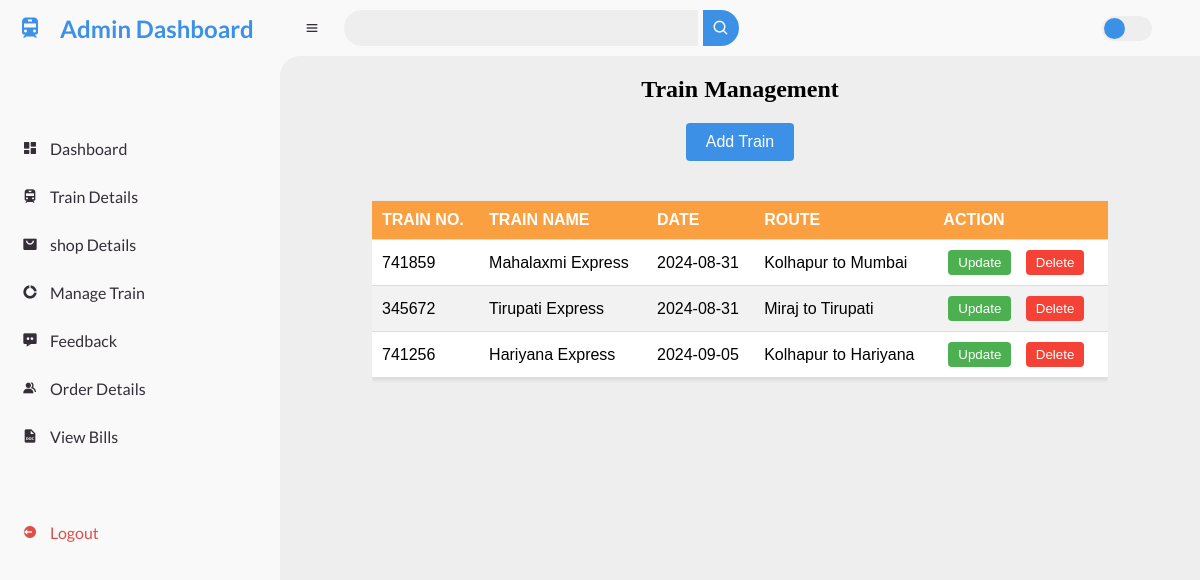
The app's page /manage_train with its own data.
### tables this page shows
CREATE TABLE traininfo(id integer primary key autoincrement, train_no integer(30), name text(30), date text(10), route text(50));

### app.py (the view)
@app.route('/manage_train', methods=['GET'])
def manage_train():
    try:
        con, cur = create_connection()
        sql_query = "SELECT * FROM traininfo"
        cur.execute(sql_query)
        train = cur.fetchall()
        return render_template('manage_train.html', train=train)
    except Exception as e:
        return f"<script>alert('Error: {e}');window.location.href = '/manage_train';</script>"

### app.py (called while the page is built)
def create_connection():
    con = sqlite3.connect('instance/database.db')
    cur = con.cursor()
    return con, cur

### Templates/manage_train.html (shortened to what this page needs)
{% extends 'Admin-Dashboard.html' %}
{% block main %}
<div class="head-title">
    <h1>Train Management</h1>
</div>
<div class="add-button-container mt-3">
    <button class="btn-add" onclick="showPopup('popup-form')">Add Train</button>
</div>
<div class="table-container">
    <table>
        <thead>
            <tr>
                <th>Train No.</th>
                <th>Train Name</th>
                <th>Date</th>
                <th>Route</th>
                <th>Action</th>
            </tr>
        </thead>
        <tbody>
            {% for train in train %}
            <tr>
                <td>{{ train[1] }}</td>
                <td>{{ train[2] }}</td>
                <td>{{ train[3] }}</td>
                <td>{{ train[4] }}</td>
                <td>
                    <button type="button" class="update-btn" onclick="showUpdatePopup('{{ train[0] }}', '{{ train[1] }}', '{{ train[2] }}', '{{ train[3] }}', '{{ train[4] }}')">Update</button>
                    <form action="/delete_train" method="POST" style="display:inline;">
                        <button type="submit" class="delete-btn"
                        onclick="return confirm('Are you sure you want to delete this train?');">Delete</button>
                    </form>
                </td>
            </tr>
            {% endfor %}
        </tbody>
    </table>
</div>
{% endblock main %}

### Templates/admin-dashboard.html (shortened to what this page needs)
<!DOCTYPE html>
<html lang="en">
<head>
    <link href="https://unpkg.com/boxicons@2.0.9/css/boxicons.min.css" rel="stylesheet">
    <link rel="stylesheet" href="{{ url_for('static', filename='css/admin-dash.css') }}">
    <link rel="stylesheet" href="{{ url_for('static', filename='css/trainDetail.css') }}">
    <link rel="stylesheet" href="{{ url_for('static', filename='css/manage_train.css') }}">
    <link rel="stylesheet" href="{{ url_for('static', filename='css/shop_details.css') }}">
    <link rel="stylesheet" href="{{ url_for('static', filename='css/feedback.css') }}">
    <link rel="stylesheet" href="{{ url_for('static', filename='css/adm-order_details.css') }}">
    <link rel="stylesheet" href="{{ url_for('static', filename='css/adm-viewbills.css') }}">
</head>
<body>
    <section id="sidebar">
        <a href="#" class="brand">
            <i class='bx bxs-train'></i>
            <span class="text">Admin Dashboard</span>
        </a>
        <ul class="side-menu top">
            <li>
                 <a href="/admindash">
                    <i class='bx bxs-dashboard'></i>
                    <span class="text">Dashboard</span>
                </a>
            </li>
            <li>
                <a href="/train_details">
                    <i class='bx bxs-train'></i>
                    <span class="text">Train Details</span>
                </a>
            </li>
             <li>
                <a href="/shopdetails">
                    <i class='bx bxs-shopping-bag-alt'></i>
                    <span class="text">shop Details</span>
                </a>
            </li>
            <li>
                <a href="/manage_train">
                    <i class='bx bxs-doughnut-chart'></i>
                    <span class="text">Manage Train</span>
                </a>
            </li>
            <li>
                <a href="/adminfeedback">
                    <i class='bx bxs-message-dots'></i>
                    <span class="text">Feedback</span>
                </a>
            </li>
            <li>
                <a href="/orderdetails">
                    <i class='bx bxs-group'></i>
                    <span class="text">Order Details</span>
                </a>
            </li>
            <li>
                <a href="/viewbills">
                    <i class='bx bxs-file-doc'></i>
                    <span class="text">View Bills</span>
                </a>
            </li>
        </ul>
        <ul class="side-menu">
            <li>
                <a href="/logout" class="logout">
                    <i class='bx bxs-log-out-circle'></i>
                    <span class="text">Logout</span>
                </a>
            </li>
        </ul>
    </section>
    <section id="content">
        <nav>
            <i class='bx bx-menu'></i>
            <form action="#">
                <div class="form-input">
                    <input type="search">
                    <button><i class='bx bx-search'></i></button>
                </div>
            </form>
            <label for="switch-mode" class="switch-mode"></label>
        </nav>
        {% block main %}
        {% endblock main %}
    </section>
</body>
</html>

### static/css/admin-dash.css (style rules this page uses)
* { margin: 0; padding: 0; box-sizing: border-box; }
a { text-decoration: none; }
li { list-style: none; }
:root { --poppins: 'Poppins', sans-serif; --lato: 'Lato', sans-serif; --light: #F9F9F9; --blue: #3C91E6; --light-blue: #CFE8FF; --grey: #eee; --dark-grey: #AAAAAA; --dark: #342E37; --red: #DB504A; --yellow: #FFCE26; --light-yellow: #FFF2C6; --orange: #FD7238; --light-orange: #FFE0D3; }
html { overflow-x: hidden; }
body { background: var(--grey); overflow-x: hidden; }
#sidebar { position: fixed; top: 0; left: 0; width: 280px; height: 100%; background: var(--light); z-index: 2000; font-family: var(--lato); transition: .3s ease; overflow-x: hidden; scrollbar-width: none; }
#sidebar .brand { font-size: 24px; font-weight: 700; height: 56px; display: flex; align-items: center; color: var(--blue); position: sticky; top: 0; left: 0; background: var(--light); z-index: 500; padding-bottom: 20px; box-sizing: content-box; }
#sidebar .brand .bx { min-width: 60px; display: flex; justify-content: center; }
#sidebar .side-menu { width: 100%; margin-top: 48px; }
#sidebar .side-menu li { height: 48px; background: transparent; margin-left: 6px; border-radius: 48px 0 0 48px; padding: 4px; }
#sidebar .side-menu li a { width: 100%; height: 100%; background: var(--light); display: flex; align-items: center; border-radius: 48px; font-size: 16px; color: var(--dark); white-space: nowrap; overflow-x: hidden; }
#sidebar .side-menu li a.logout { color: var(--red); }
#sidebar .side-menu li a .bx { min-width: calc(60px - ((4px + 6px) * 2)); display: flex; justify-content: center; }
#content { position: relative; width: calc(100% - 280px); left: 280px; transition: .3s ease; }
#content nav { height: 56px; background: var(--light); padding: 0 24px; display: flex; align-items: center; grid-gap: 24px; font-family: var(--lato); position: sticky; top: 0; left: 0; z-index: 1000; }
#content nav::before { content: ''; position: absolute; width: 40px; height: 40px; bottom: -40px; left: 0; border-radius: 50%; box-shadow: -20px -20px 0 var(--light); }
#content nav .bx.bx-menu { cursor: pointer; color: var(--dark); }
#content nav form { max-width: 400px; width: 100%; margin-right: auto; }
#content nav form .form-input { display: flex; align-items: center; height: 36px; }
#content nav form .form-input input { flex-grow: 1; padding: 0 16px; height: 100%; border: none; background: var(--grey); border-radius: 36px 0 0 36px; outline: none; width: 100%; color: var(--dark); }
#content nav form .form-input button { width: 36px; height: 100%; display: flex; justify-content: center; align-items: center; background: var(--blue); color: var(--light); font-size: 18px; border: none; outline: none; border-radius: 0 36px 36px 0; cursor: pointer; }
#content nav .switch-mode { display: block; min-width: 50px; height: 25px; border-radius: 25px; background: var(--grey); cursor: pointer; position: relative; }
#content nav .switch-mode::before { content: ''; position: absolute; top: 2px; left: 2px; bottom: 2px; width: calc(25px - 4px); background: var(--blue); border-radius: 50%; transition: all .3s ease; }

### static/css/manage_train.css (style rules this page uses)
.table-container { width: 80%; margin: 20px auto; overflow-x: auto; }
.add-button-container { text-align: center; margin-bottom: 20px; }
.btn-add { padding: 10px 20px; font-size: 16px; background-color: #3C91E6; color: white; border: none; border-radius: 4px; cursor: pointer; transition: background-color 0.3s ease; }
.head-title { text-align: center; margin-top: 20px; margin-bottom: 20px; }
table { width: 100%; border-collapse: collapse; margin: 20px 0; font-family: Arial, sans-serif; background-color: #ffffff; box-shadow: 0 2px 4px rgba(0, 0, 0, 0.1); }
th, td { padding: 12px 15px; text-align: left; border-bottom: 1px solid #ddd; }
th { background-color: #faa040; color: #ffffff; font-weight: bold; text-transform: uppercase; }
tr:nth-child(even) { background-color: #f2f2f2; }
button { padding: 5px 10px; margin: 0 5px; border: none; cursor: pointer; border-radius: 4px; color: white; transition: background-color 0.3s ease; }
.update-btn { background-color: #4CAF50; }
.delete-btn { background-color: #f44336; }

### static/css/adm-order_details.css (style rules this page uses)
table { background-color: white; font-family: arial, sans-serif; width: 100%; border-collapse: collapse; box-shadow: 0 2px 4px rgba(0, 0, 0, 0.1); }
thead tr { background-color: #f8f8f8; }
th, td { padding: 10px; text-align: left; border-bottom: 1px solid #ddd; }
th { font-weight: bold; text-transform: uppercase; background-color: #faa040; color: white; }

### records on screen
traininfo: train_no "741859", name "Mahalaxmi Express", date "2024-08-31", route "Kolhapur to Mumbai"
traininfo: train_no "345672", name "Tirupati Express", date "2024-08-31", route "Miraj to Tirupati"
traininfo: train_no "741256", name "Hariyana Express", date "2024-09-05", route "Kolhapur to Hariyana"
